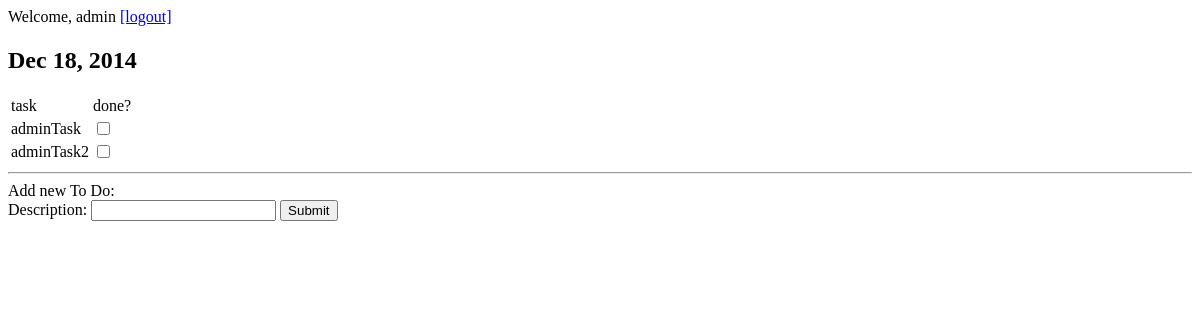
Before: /todolist/ (signed in) with the older database file.
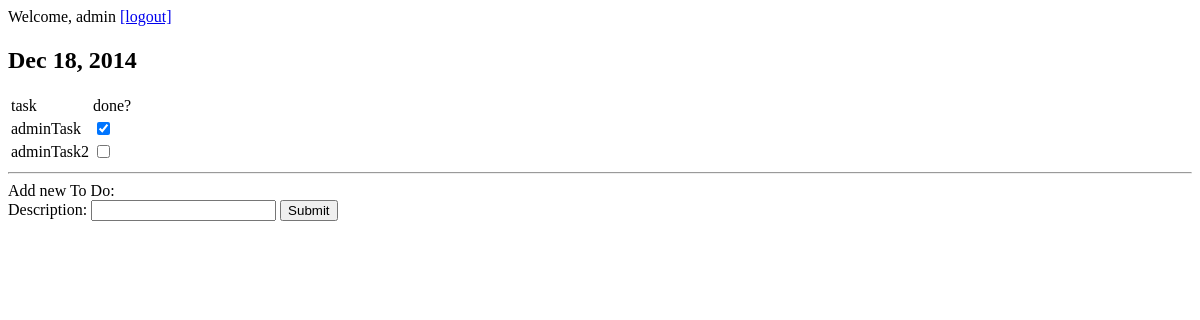
After: the same page with the newer database file.
### todolist/models.py (models this page shows)
class ToDo(models.Model):
    description = models.CharField(max_length=200, default="", blank=False)
    isDone = models.BooleanField(default=False)
    dateAdded = models.DateField(default=datetime.date.today())
    user = models.ForeignKey(User, blank=False)

### todolist/views.py (the view)
@login_required()
def index(request):
    dateToday = datetime.date.today()
    todos = ToDo.objects.filter(dateAdded=dateToday, user=request.user)
    form = AddToDoForm()
    context = {'dateToday' : dateToday.strftime('%b %d, %Y'),
               'todos' : todos, 'form' : form}
    return render(request, 'index.html', context)

### todolist/forms/AddToDoForm.py
class AddToDoForm(ModelForm):
    class Meta:
        model = ToDo
        exclude = ['isDone', 'dateAdded', 'user']

### todolist/templates/index.html (shortened to what this page needs)
{% extends "base.html" %}
{% block content %}
<h2>{{ dateToday }}</h2>
<table>
  <tr>
    <td>task</td>
    <td>done?</td>
  </tr>
{% for todo in todos %}
  <tr>
    <td>{{ todo.description }}</td>
    <td><input id=checkBox{{ todo.pk }} data={{ todo.pk }} type='checkbox' {% if todo.isDone %}checked{% endif %}></input></td>
  </tr>
{% endfor %}
</table>
<hr/>
Add new To Do:
<form action="add" method="post">
    {{ form }}
    <input type="submit" value="Submit" />
</form>
{% endblock %}

Changed rows visible on the page:
changed ToDo "adminTask": isDone "☐" → "☑"
